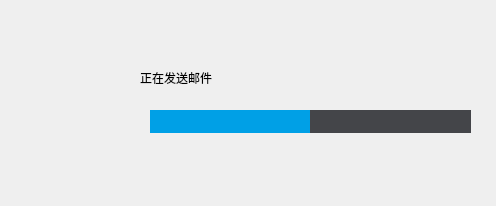
<?xml version="1.0" encoding="UTF-8"?>
<ui version="4.0">
 <class>Dialog</class>
 <widget class="QDialog" name="Dialog">
  <property name="geometry">
   <rect>
    <x>0</x>
    <y>0</y>
    <width>496</width>
    <height>206</height>
   </rect>
  </property>
  <property name="windowTitle">
   <string>Dialog</string>
  </property>
  <property name="windowIcon">
   <iconset>
    <normaloff>logo.png</normaloff>logo.png</iconset>
  </property>
  <widget class="QLabel" name="gifLabel">
   <property name="geometry">
    <rect>
     <x>30</x>
     <y>80</y>
     <width>91</width>
     <height>61</height>
    </rect>
   </property>
   <property name="text">
    <string/>
   </property>
  </widget>
  <widget class="QLabel" name="txtLabel">
   <property name="geometry">
    <rect>
     <x>140</x>
     <y>70</y>
     <width>241</width>
     <height>16</height>
    </rect>
   </property>
   <property name="text">
    <string>正在发送邮件</string>
   </property>
  </widget>
  <widget class="QWidget" name="widget" native="true">
   <property name="geometry">
    <rect>
     <x>0</x>
     <y>160</y>
     <width>551</width>
     <height>41</height>
    </rect>
   </property>
   <widget class="QLabel" name="userLabel">
    <property name="geometry">
     <rect>
      <x>30</x>
      <y>0</y>
      <width>381</width>
      <height>31</height>
     </rect>
    </property>
    <property name="text">
     <string/>
    </property>
   </widget>
  </widget>
  <widget class="QProgressBar" name="progressBar">
   <property name="geometry">
    <rect>
     <x>150</x>
     <y>110</y>
     <width>321</width>
     <height>23</height>
    </rect>
   </property>
   <property name="styleSheet">
    <string notr="true">QProgressBar{
        border: none;
        color: white;
        text-align: center;
        background: rgb(68, 69, 73);
}
QProgressBar::chunk {
        border: none;
        background: rgb(0, 160, 230);
}</string>
   </property>
   <property name="maximum">
    <number>0</number>
   </property>
   <property name="value">
    <number>-1</number>
   </property>
  </widget>
 </widget>
 <resources/>
 <connections/>
</ui>
